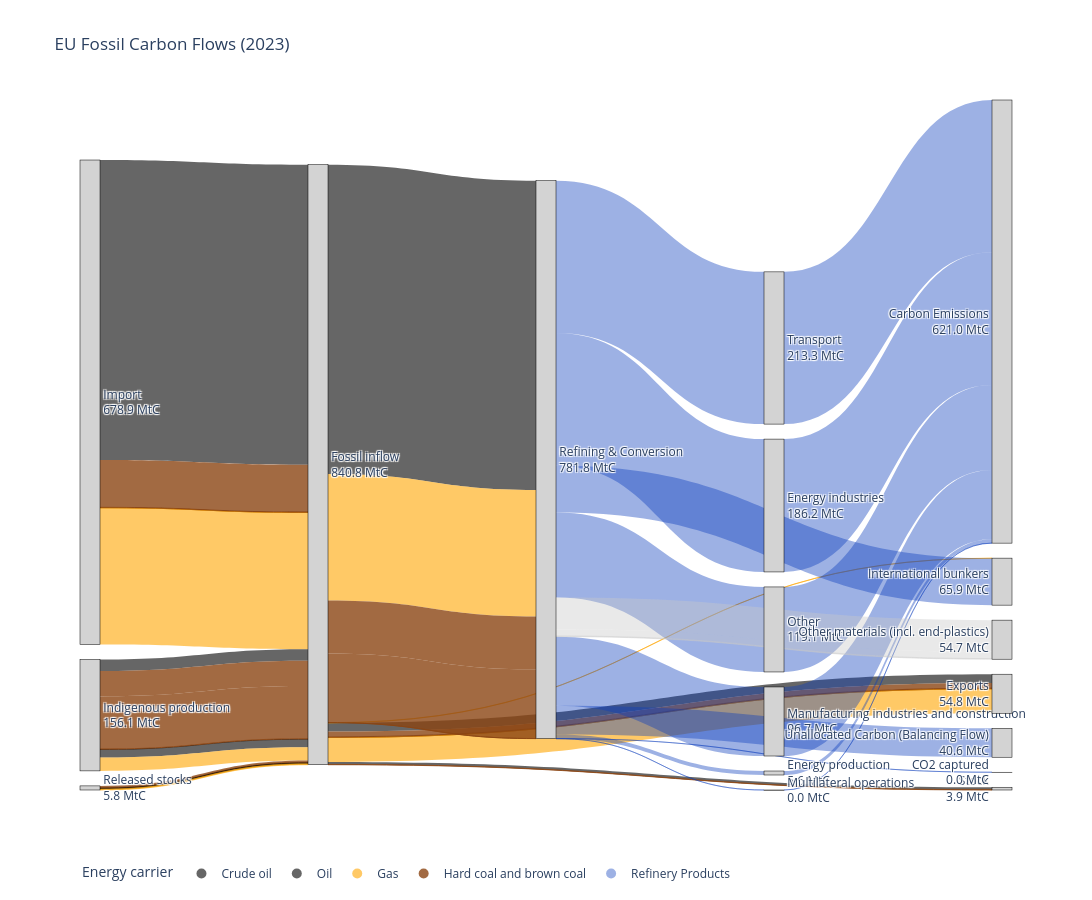

Notebook cell for this chart:
### Code cell
# Load the CSV
df_fossil = pd.read_csv("/Users/charlottewestenberg/Thesis/00data/from_excel/Sankey diagram fossil incl products flow.csv")

# create unique node list
all_nodes = pd.concat([df_fossil["Source"], df_fossil["Target"]]).unique()
node_dict = {node: i for i, node in enumerate(all_nodes)}

# map to numeric IDs
df_fossil["source_id"] = df_fossil["Source"].map(node_dict)
df_fossil["target_id"] = df_fossil["Target"].map(node_dict)

carrier_colors = {
    "Crude oil": "rgba(0, 0, 0, 0.6)",       # black
    "Oil": "rgba(0, 0, 0, 0.6)",
    "Gas": "rgba(255, 165, 0, 0.6)",         # orange
    "Hard coal and brown coal": "rgba(139, 69, 19, 0.8)",  # brown
    "Refinery Products": "rgba(11, 60, 187, 0.4)",      # blue for aggregated flows
    "Other materials (incl. end-plastics)": "rgba(128, 128, 128, 0.4)"  # grey
}
#calculate outflows per source and target nodes
source_totals = df_fossil.groupby("Source")["Value_tC"].sum()
node_inflow = df_fossil.groupby("Target")["Value_tC"].sum()

labels_with_values = []
for node in all_nodes:
    inflow = node_inflow.get(node, 0)
    outflow = source_totals.get(node, 0)
    # choose what to display
    value = inflow if inflow > 0 else outflow
    if value > 0:
        labels_with_values.append(f"{node}<br>{value/1e6:.1f} MtC")
    else:
        labels_with_values.append(node)

df_fossil["color"] = df_fossil["Carrier"].map(carrier_colors).fillna("rgba(200,200,200,0.4)")

fig = go.Figure(data=[go.Sankey(
    
    node=dict(
        pad=15,
        thickness=20,
        line=dict(color="black", width=0.5),
        label=labels_with_values,
        color="lightgrey"
    ),

    link=dict(
        source=df_fossil["source_id"],
        target=df_fossil["target_id"],
        value=df_fossil["Value_tC"],
        color=df_fossil["color"]
    )
)])

for carrier, color in carrier_colors.items():
    fig.add_trace(go.Scatter(
        x=[None],
        y=[None],
        mode='markers',
        marker=dict(size=10, color=color),
        legendgroup=carrier,
        showlegend=True,
        name=carrier
    ))

fig.update_layout(
    title_text="EU Fossil Carbon Flows (2023)",
    font_size=12
)
fig.update_layout(
    width=1400,
    height=900
)
fig.update_layout(
    showlegend=True,
    legend=dict(
        title="Energy carrier",
        orientation="h",
        y=-0.1
    )
)
fig.update_layout(
    xaxis=dict(visible=False),
    yaxis=dict(visible=False),
    plot_bgcolor="white",
    paper_bgcolor="white"
)


fig.show()

### Figure 1 — Plotly figure (JSON) as saved in the notebook; plotly's stock layout.template omitted (floating-point values rounded to 4 significant figures)
{"data": [{"link": {"color": ["rgba(0, 0, 0, 0.6)", "rgba(139, 69, 19, 0.8)", "rgba(139, 69, 19, 0.8)", "rgba(139, 69, 19, 0.8)", "rgba(255, 165, 0, 0.6)", "rgba(0, 0, 0, 0.6)", "rgba(139, 69, 19, 0.8)", "rgba(139, 69, 19, 0.8)", "rgba(139, 69, 19, 0.8)", "rgba(0, 0, 0, 0.6)", "rgba(255, 165, 0, 0.6)", "rgba(0, 0, 0, 0.6)", "rgba(139, 69, 19, 0.8)", "rgba(139, 69, 19, 0.8)", "rgba(139, 69, 19, 0.8)", "rgba(255, 165, 0, 0.6)", "rgba(255, 165, 0, 0.6)", "rgba(139, 69, 19, 0.8)", "rgba(139, 69, 19, 0.8)", "rgba(0, 0, 0, 0.6)", "rgba(255, 165, 0, 0.6)", "rgba(0, 0, 0, 0.6)", "rgba(139, 69, 19, 0.8)", "rgba(0, 0, 0, 0.6)", "rgba(255, 165, 0, 0.6)", "rgba(139, 69, 19, 0.8)", "rgba(139, 69, 19, 0.8)", "rgba(139, 69, 19, 0.8)", "rgba(11, 60, 187, 0.4)", "rgba(11, 60, 187, 0.4)", "rgba(11, 60, 187, 0.4)", "rgba(11, 60, 187, 0.4)", "rgba(11, 60, 187, 0.4)", "rgba(11, 60, 187, 0.4)", "rgba(11, 60, 187, 0.4)", "rgba(11, 60, 187, 0.4)", "rgba(11, 60, 187, 0.4)", "rgba(11, 60, 187, 0.4)", "rgba(11, 60, 187, 0.4)", "rgba(11, 60, 187, 0.4)", "rgba(11, 60, 187, 0.4)", "rgba(11, 60, 187, 0.4)", "rgba(200,200,200,0.4)", "rgba(200,200,200,0.4)", "rgba(200,200,200,0.4)", "rgba(11, 60, 187, 0.4)"], "source": [0, 0, 0, 0, 0, 1, 1, 1, 1, 1, 1, 2, 2, 2, 2, 2, 2, 3, 3, 3, 3, 2, 2, 2, 2, 2, 2, 2, 4, 4, 4, 4, 4, 4, 4, 4, 5, 6, 7, 8, 9, 10, 4, 4, 4, 4], "target": [2, 2, 2, 2, 2, 2, 2, 2, 2, 2, 2, 11, 11, 11, 11, 11, 12, 2, 2, 2, 2, 13, 13, 4, 4, 4, 4, 4, 5, 6, 7, 8, 9, 12, 10, 14, 15, 15, 15, 15, 15, 15, 16, 16, 16, 17], "value": [420500000.0, 66170000.0, 516500.0, 22480.0, 191600000.0, 16120000.0, 35600000.0, 73770000.0, 538800.0, 11340000.0, 18750000.0, 12190000.0, 7369000.0, 892100.0, 8079.0, 34310000.0, 278400.0, 2506000.0, 830400.0, 1157000.0, 1262000.0, 3420000.0, 442300.0, 433500000.0, 177100000.0, 74230000.0, 96910000.0, 110900.0, 5595000.0, 213300000.0, 96750000.0, 186200000.0, 119100000.0, 65590000.0, 290.1, 14000.0, 5595000.0, 213300000.0, 96750000.0, 186200000.0, 119100000.0, 290.1, 44460000.0, 9365000.0, 911500.0, 40560000.0]}, "node": {"color": "lightgrey", "label": ["Import<br>678.9 MtC", "Indigenous production<br>156.1 MtC", "Fossil inflow<br>840.8 MtC", "Released stocks<br>5.8 MtC", "Refining & Conversion<br>781.8 MtC", "Energy production<br>5.6 MtC", "Transport<br>213.3 MtC", "Manufacturing industries and construction<br>96.7 MtC", "Energy industries<br>186.2 MtC", "Other<br>119.1 MtC", "Multilateral operations<br>0.0 MtC", "Exports<br>54.8 MtC", "International bunkers<br>65.9 MtC", "Stock<br>3.9 MtC", "CO2 captured<br>0.0 MtC", "Carbon Emissions<br>621.0 MtC", "Other materials (incl. end-plastics)<br>54.7 MtC", "Unallocated Carbon (Balancing Flow)<br>40.6 MtC"], "line": {"color": "black", "width": 0.5}, "pad": 15, "thickness": 20}, "type": "sankey"}, {"legendgroup": "Crude oil", "marker": {"color": "rgba(0, 0, 0, 0.6)", "size": 10}, "mode": "markers", "name": "Crude oil", "showlegend": true, "type": "scatter", "x": [null], "y": [null]}, {"legendgroup": "Oil", "marker": {"color": "rgba(0, 0, 0, 0.6)", "size": 10}, "mode": "markers", "name": "Oil", "showlegend": true, "type": "scatter", "x": [null], "y": [null]}, {"legendgroup": "Gas", "marker": {"color": "rgba(255, 165, 0, 0.6)", "size": 10}, "mode": "markers", "name": "Gas", "showlegend": true, "type": "scatter", "x": [null], "y": [null]}, {"legendgroup": "Hard coal and brown coal", "marker": {"color": "rgba(139, 69, 19, 0.8)", "size": 10}, "mode": "markers", "name": "Hard coal and brown coal", "showlegend": true, "type": "scatter", "x": [null], "y": [null]}, {"legendgroup": "Refinery Products", "marker": {"color": "rgba(11, 60, 187, 0.4)", "size": 10}, "mode": "markers", "name": "Refinery Products", "showlegend": true, "type": "scatter", "x": [null], "y": [null]}], "layout": {"font": {"size": 12}, "height": 900, "legend": {"orientation": "h", "title": {"text": "Energy carrier"}, "y": -0.1}, "paper_bgcolor": "white", "plot_bgcolor": "white", "showlegend": true, "title": {"text": "EU Fossil Carbon Flows (2023)"}, "width": 1400, "xaxis": {"visible": false}, "yaxis": {"visible": false}}}
